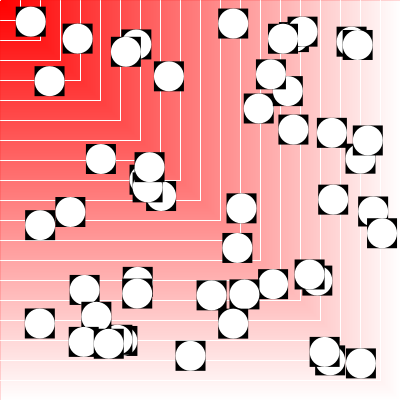
Frame 1 (no input)
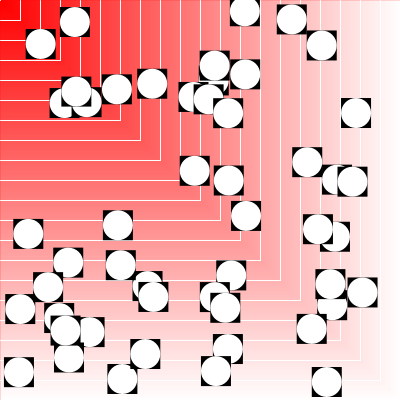
Frame 60 (the mouse pressed at the canvas centre just before this capture)
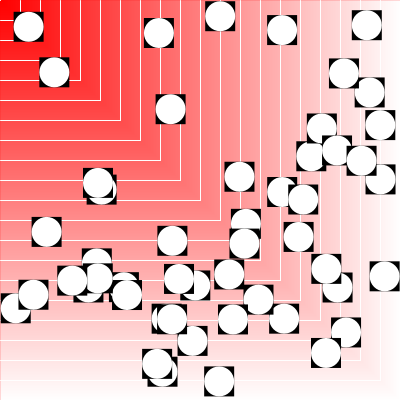
Frame 120 (the mouse held since frame 60 and released just before this capture)

The Processing sketch that drew these frames (run headless with seeded random() and noise(); from frame 60 on, the mouse is pressed at the canvas centre):

// Processing sketch: processing_97594
// ── processing_97594.pde

int longi=30;
int numcos = 50;

float[] posx= new float[numcos];
float[] posy= new float[numcos];

float[] velx= new float[numcos];
float[] vely= new float[numcos];

void setup(){
  colorMode(RGB,400);
  size(400,400);
  for (int i=0; i < numcos; i++){
    posx[i]=random(width-longi);
    posy[i]=random(height-longi);
    
    velx[i]=random(-5,5);
    vely[i]=random(-5,5);
  }
}

void draw(){
  //FONS************************************
  for(int i=0; i<width; i++){
 stroke(400,i,i);
 line(i,0,i,height);
 line(0,i,height,i);
}
for(int i=0; i<=width ; i+=20){
 
  line(0,i,i,i);
   line(i,0,i,i);
}
  //AFEGIR VELOCITAT***************************
for(int i=0; i<numcos;i++){
  posx[i]+=velx[i];
  posy[i]+=vely[i];
  //CANTONADES**********/
  if((posx[i]<0)||(posx[i]>(width-longi))){
    velx[i]=-velx[i];
  }
  if((posy[i]<0)||(posy[i]>(height-longi))){
    vely[i]=-vely[i];
  }
  //COSOS**************************
  noStroke();
  fill(0);
  rect(posx[i],posy[i],longi,longi);
  fill(400);
  ellipse(posx[i]+longi/2,posy[i]+longi/2,longi,longi);
  
}

}
  

   
